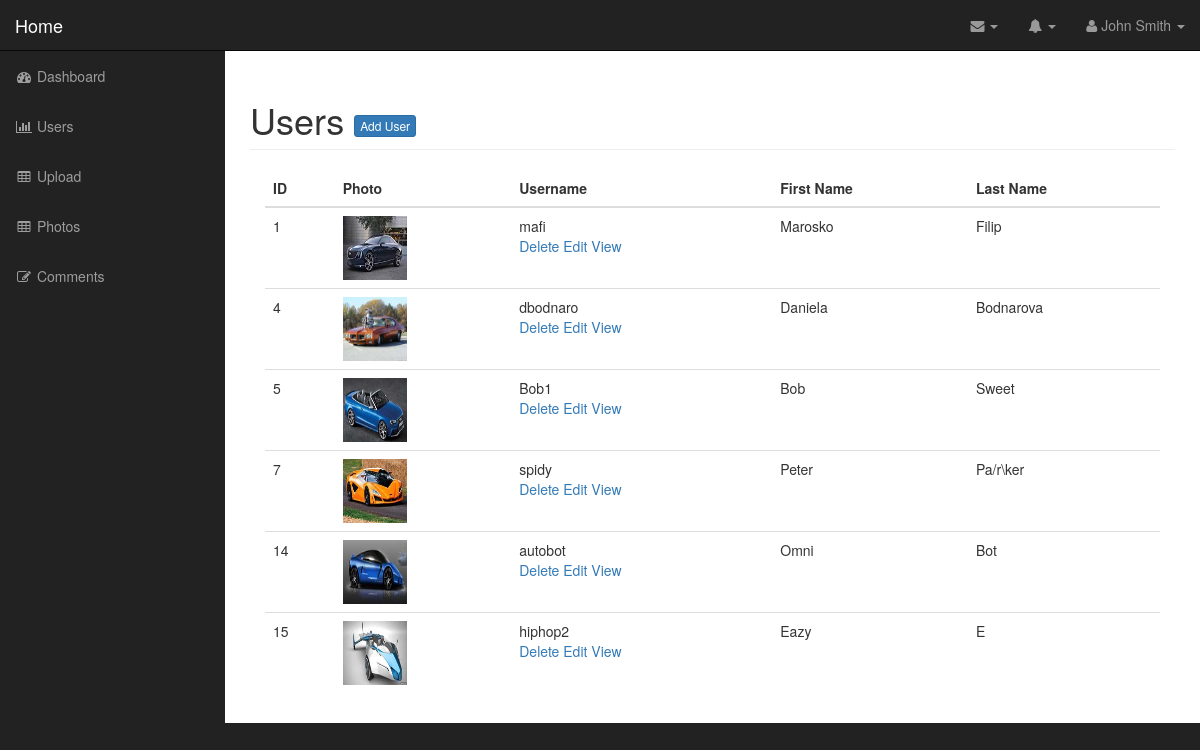
/admin/users.php (signed in), run on the app's committed database.
### tables this page shows
CREATE TABLE IF NOT EXISTS `users` (
  `id` int(11) NOT NULL AUTO_INCREMENT,
  `username` varchar(32) NOT NULL,
  `password` varchar(32) NOT NULL,
  `first_name` varchar(32) NOT NULL,
  `last_name` varchar(32) NOT NULL,
  `user_image` varchar(255) NOT NULL,
  PRIMARY KEY (`id`)
);

### admin/includes/database.php (called while the page is built, shortened)
<?php
class Database {
	public $connection;
	public function open_db_connect()
	{
		$this->connection = new mysqli(DB_HOST, DB_USER, DB_PASSWORD, DB_NAME);
	}
	public function db_query($sqlstring)
	{
		$result = $this->connection->query($sqlstring);
		return $result;
	}
}
$database = new Database();
?>

### admin/includes/db_object.php (called while the page is built, shortened)
<?php
class Db_object {
	protected static $db_table = "users";
	public static function find_all()
	{
		return static::find_by_query("SELECT * FROM " . static::$db_table ." ");
	}
	public static function find_by_query($sqlstring)
	{
		global $database;
		$result_set = $database->db_query($sqlstring);
		$the_object_array = array();
		while ($row = mysqli_fetch_array($result_set)) {
			$the_object_array[] = static::instantiation($row);
		}
		return $the_object_array;
	}
	public static function instantiation($found_user)
	{
		$user_object = new $calling_class;
		foreach ($found_user as $attribute => $value) {
			if ($user_object->has_attribute($attribute)) {
				$user_object->$attribute = $value;
			}
		}
		return $user_object;
	}
		private function has_attribute($attribute)
	{
		$object_properties = get_object_vars($this);
		return array_key_exists($attribute, $object_properties);
	}
}
?>

### admin/includes/user.php (called while the page is built, shortened)
<?php
class User extends Db_object
{
	public $user_image;
	public $upload_directory = "images";
	public $image_placeholder = "http://placehold.it/400x400&text=image";
	public function image_path_placeholder() {
		return empty($this->user_image) ? $this->image_placeholder : $this->upload_directory . DS . $this->user_image ;
	}
}
?>

### admin/users.php (the view, shortened to what this page needs)
<?php include("includes/header.php"); ?>
<?php
$users = User::find_all();
?>
        <nav class="navbar navbar-inverse navbar-fixed-top" role="navigation">
        <?php include("includes/top_nav.php"); ?>
            <?php include("includes/side_nav.php"); ?>
        </nav>
        <div id="page-wrapper">
        <div class="container-fluid">
                <div class="row">
                    <div class="col-lg-12">
                        <h1 class="page-header">
                            Users
                            <a href="add_user.php" class="btn btn-primary btn-xs">Add User</a>
                        </h1>
                        <div class="col-md-12">
                            <table class="table table-hover">
                                <thead>
                                    <tr>
                                        <th>ID</th>
                                        <th>Photo</th>
                                        <th>Username</th>
                                        <th>First Name</th>
                                        <th>Last Name</th>
                                    </tr>
                                </thead>
                                <tbody>
                                <?php foreach ($users as $user) : ?>
                                    <tr>
                                        <td><?php echo $user->id; ?></td>
                                        <td><img class="admin-user-thumbnail user_image" src="<?php echo $user->image_path_placeholder(); ?>" alt=""></td>
                                        <td><?php echo $user->username; ?>
                                    <div class="action_links">
                                            <a href="delete_user.php?id=<?php echo $user->id;?>">Delete</a>
                                            <a href="edit_user.php?id=<?php echo $user->id;?>">Edit</a>
                                            <a href="#">View</a>
                                    </div>
                                    </td>
                                        <td><?php echo $user->first_name; ?></td>
                                        <td><?php echo $user->last_name; ?></td>
                                    </tr>
                                <?php endforeach; ?>
                                </tbody>
                            </table>
                        </div>
                    </div>
                </div>
            </div>
        </div>
  <?php include("includes/footer.php"); ?>

### admin/css/sb-admin.css (style rules this page uses)
body { margin-top: 100px; background-color: #222; }
@media (min-width:768px) { body { margin-top: 50px; } }
#page-wrapper { width: 100%; padding: 0; background-color: #fff; }
@media (min-width:768px) { #page-wrapper { padding: 10px; } }

### admin/css/styles.css (style rules this page uses)
.user_image { width: 64px; height: 64px; }

### data on the page
users: id "1", user_image (picture), username "mafi", first_name "Marosko", last_name "Filip"
users: id "4", user_image (picture), username "dbodnaro", first_name "Daniela", last_name "Bodnarova"
users: id "5", user_image (picture), username "Bob1", first_name "Bob", last_name "Sweet"
users: id "7", user_image (picture), username "spidy", first_name "Peter", last_name "Pa/r\\ker"
users: id "14", user_image (picture), username "autobot", first_name "Omni", last_name "Bot"
users: id "15", user_image (picture), username "hiphop2", first_name "Eazy", last_name "E"
